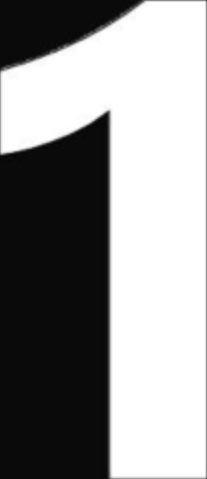
#> input picture templates/1_cut_solve.png, 207 x 479 px; its folder holds only this picture in this run
$ python main.py
#> lines starting #> are read from the running program, lines starting #| are printed output that depends on the picture; after the words box and inside, x2 and y2 are one past the last pixel; in counts of white or black regions, pixels touching at a corner belong together
import cv2
import numpy as np


# 构建展示函数
def show(img,title):
    cv2.imshow(title,img)
    cv2.waitKey(0)
    cv2.destroyAllWindows()

#根据给定HSV图像确定上下界HSV
def cvt_hsv(hsv):
    b = hsv[0][0][0]
    l_hsv = np.uint8([[[b-10,100,100]]])
    h_hsv = np.uint8([[[b+10,255,255]]])
    ans = [l_hsv,h_hsv]
    return ans

# 返回二极化的模板图片
def Getthresh(img):
    img = cv2.cvtColor(img,cv2.COLOR_BGR2GRAY)
    img = cv2.threshold(img,127,255,cv2.THRESH_BINARY)[1]
    return img

# 响应鼠标事件
def mouse_callback(event, x, y, flags, userdata):
    # 如果鼠标左键点击，则输出横坐标和纵坐标
    if event == cv2.EVENT_LBUTTONDOWN:
        point_list.append([x,y])

# 导入特征模板
template_contours = []
for i in range(5):
    template_path = 'templates/' + str(i + 1) + '_cut_solve.png'
    template = cv2.imread(template_path)
#> template is the input picture: shape (479, 207, 3); min 6, max 255, mean 146.5
    template = Getthresh(template)
#> in Getthresh, `img = cv2.threshold(img,127,255,cv2.THRESH_BINARY)[1]`:
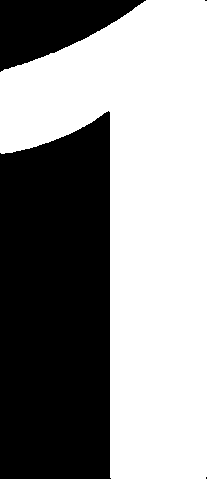
#> img: shape (479, 207); 56% white; 4 black regions (2 under 20 px), largest, box (x1, y1, x2, y2) and area: (0, 111, 111, 479) 37564, (0, 0, 146, 72) 6023
#> (the run stopped early here; a loop or call above may not have finished)
